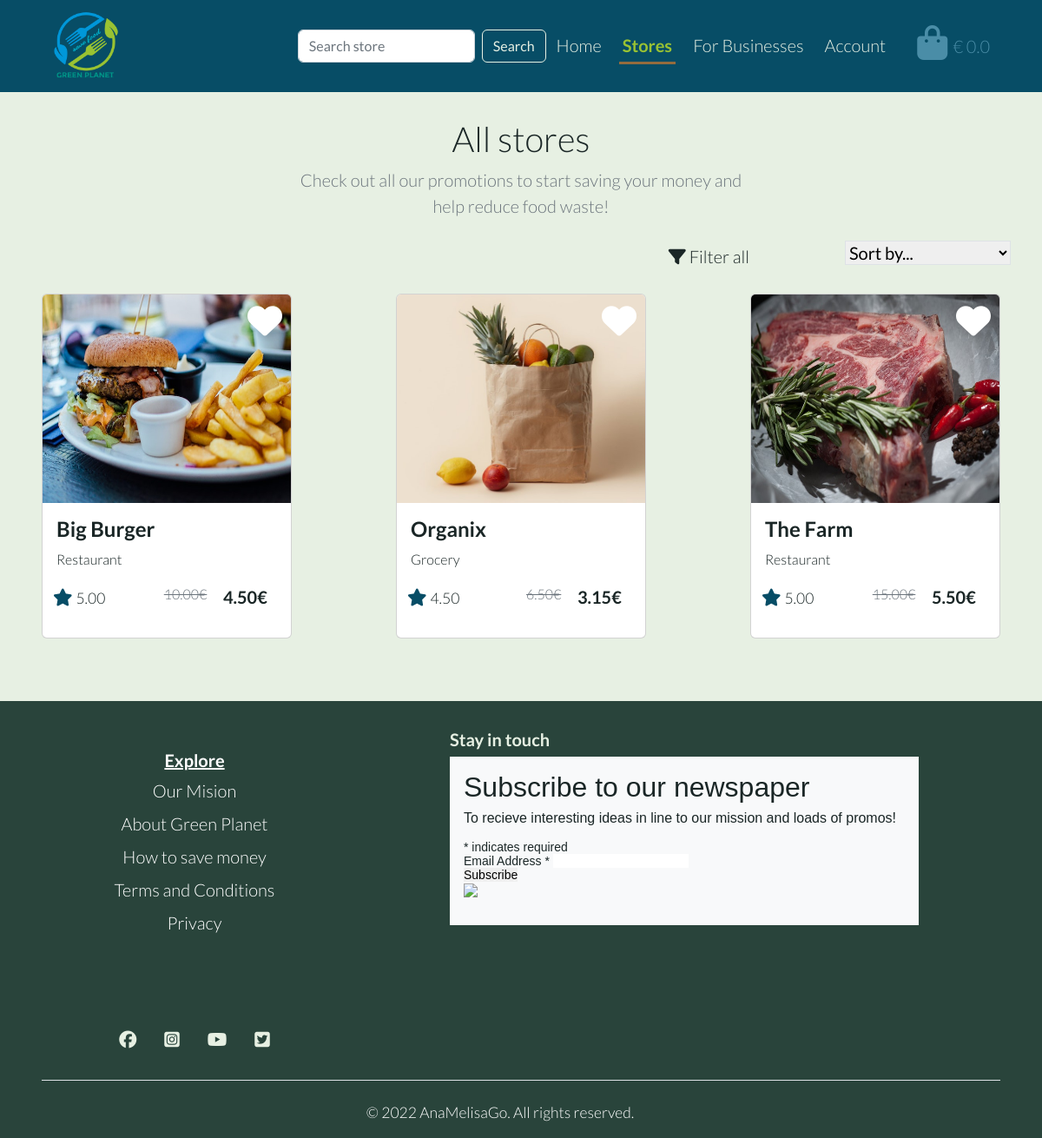
The page /stores/ on the database its author committed.
### store/models.py (models this page shows, shortened)
class Store(models.Model):
    business_type = models.ForeignKey(
        'BusinessType', null=True, blank=True, on_delete=models.SET_NULL
    )
    store_name = models.CharField(max_length=255)
    details = models.TextField()
    address = models.CharField(max_length=255)
    original_price = models.DecimalField(max_digits=4, decimal_places=2)
    price = models.DecimalField(max_digits=4, decimal_places=2)
    rating = models.DecimalField(
        max_digits=4, decimal_places=2, null=True, blank=True
    )
    favourites = models.ManyToManyField(
        User, related_name='favourite', default=None, blank=True
    )
    image = models.ImageField(null=True, blank=True)
    def __str__(self):
        return self.store_name

class BusinessType(models.Model):
    name = models.CharField(max_length=255)
    friendly_name = models.CharField(max_length=255, null=True, blank=True)

### store/views.py (the view, shortened to what this page needs)
# urls.py: path('', views.all_stores, name='all_stores'),
def all_stores(request):
    stores = Store.objects.all()
    query = None
    business_types = None
    sort = None
    direction = None
    current_sorting = f'{sort}_{direction}'
    context = {
        'store': 'active',
        'all_stores': 'active',
        'stores': stores,
        'current_type': 'business_types',
        'current_sorting': current_sorting,
    }
    return render(request, 'stores/all_stores.html', context)

### bag/contexts.py (called while the page is built, shortened)
def bag_contents(request):
    bag_items = []
    grand_total = 0
    bag = request.session.get('bag', {})
    context = {
        'bag_items': bag_items,
        'grand_total': grand_total,
    }
    return context

### store/templates/stores/all_stores.html (shortened to what this page needs)
{% extends "base.html" %}
{% load static %}
{% block content %}
<main>
    <section class="py-2 text-center container">
        <div class="row">
            <div class="col-lg-6 col-md-8 mx-auto">
                <h1 class="fw-light">All stores</h1>
                <p class="lead text-muted">
                    Check out all our promotions to start saving your money and help reduce food waste!
                </p>
            </div>
        </div>
    </section>
    <section>
        <div class="row me-4">
            <div class="col-lg-3 col-md-4 col-sm-6 offset-lg-6 offset-md-4">
                <div class="dropdown d-flex gap-5 justify-content-end">
                    <a class="p-1 filter-link" href="#" role="button" data-bs-toggle="dropdown" aria-expanded="false">
                        <i class="fas fa-filter"></i>
                        <span>Filter all</span>
                    </a>
                </div>
            </div>
            <div class="col-lg-3 col-md-4 col-sm-6">
                <div class="sort-select-wrapper text-end">
                    <select id="filter-selector" class="custom-select custom-select-sm rounded-0 border border-{% if current_sorting != 'None_None' %}info{% else %}black{% endif %}">
                        <option value="reset" {% if current_sorting == 'None_None' %}selected{% endif %}>Sort by...</option>
                    </select>
                </div>
            </div>
        </div>
    </section>
    <div class="row row-cols-sm-1 row-cols-md-2 row-cols-lg-3 d-flex justify-content-center mb-5">
        {% for store in stores %}
        <div class="col my-4 d-flex justify-content-center">
            <div class="card position-relative" style="width: 18rem;">
                <a class="hvr-icon-grow" href="#">
                    <i class="fas fa-heart add-favourite fs-1 text-white hvr-icon"></i>
                </a>
                {% if store.image %}
                <a href="{% url 'store_detail' store.id %}">
                    <img src="{{ store.image.url }}" class="card-img-top" alt="{{ store.store_name }}">
                </a>
                {% else %}
                <a href="{% url 'store_detail' store.id %}">
                    <img src="{{ MEDIA_URL }}no-image.jpg" class="card-img-top" alt="{{ store.store_name }}">
                </a>
                {% endif %}
                <div class="card-body">
                    <a class="store-card-title" href="#">
                        <h4 class="card-title fw-bold">{{ store.store_name }}</h4>
                    </a>
                    <p class="card-text fs-6">{{ store.business_type.friendly_name }}</p>
                    <div class="row text-end">
                        <div class="col-4 px-2 text-start">
                            <p><i class="fas fa-star text-dark-ocean"></i> <small>{{ store.rating }}</small></p>
                        </div>
                        <div class="col-3 px-0 offset-1">
                            <p class="text-decoration-line-through text-muted fs-6">{{ store.original_price }}€</p>
                        </div>
                        <div class="col-3 px-0">
                            <p class="fw-bold">{{ store.price }}€</p>
                        </div>
                    </div>
                </div>
            </div>
        </div>
        {% endfor %}
    </div>
</main>
{% endblock %}

### static/css/base.css (style rules this page uses)
:root { --planet-trans-cloud: rgba(194, 219, 232, 0.75); --planet-trans-black: rgba(26, 38, 38, 0.3); --planet-black-night: #1a2626; --planet-dark-tree: #29443b; --planet-dark-ocean: #074d66; --planet-sky-blue: #4a8da7; --planet-white-leaf: #e7f0e3; --planet-brown-leaf: #946C3E; --planet-yellow-leaf: #99C233; }
* { padding: 0; margin: 0; border: none; }
html { height: 100%; }
body { min-height: 100vh; display: flex; flex-direction: column; background-color: var(--planet-white-leaf); font-weight: 300; color: var(--planet-black-night); font-size: 20px; font-family: 'Lato', sans-serif; }
a { color: var(--planet-black-night); text-decoration: none; }
.text-dark-ocean { color: var(--planet-dark-ocean); }
.add-favourite { position: absolute; top: 10px; right: 10px; color: aquamarine; }
.card-img-top { height: 15rem; }

### rows shown on the page
Store: image (picture), store_name "Big Burger", business_type.friendly_name "Restaurant", rating "5.00", original_price "10.00", price "4.50"
Store: image (picture), store_name "Organix", business_type.friendly_name "Grocery", rating "4.50", original_price "6.50", price "3.15"
Store: image (picture), store_name "The Farm", business_type.friendly_name "Restaurant", rating "5.00", original_price "15.00", price "5.50"
